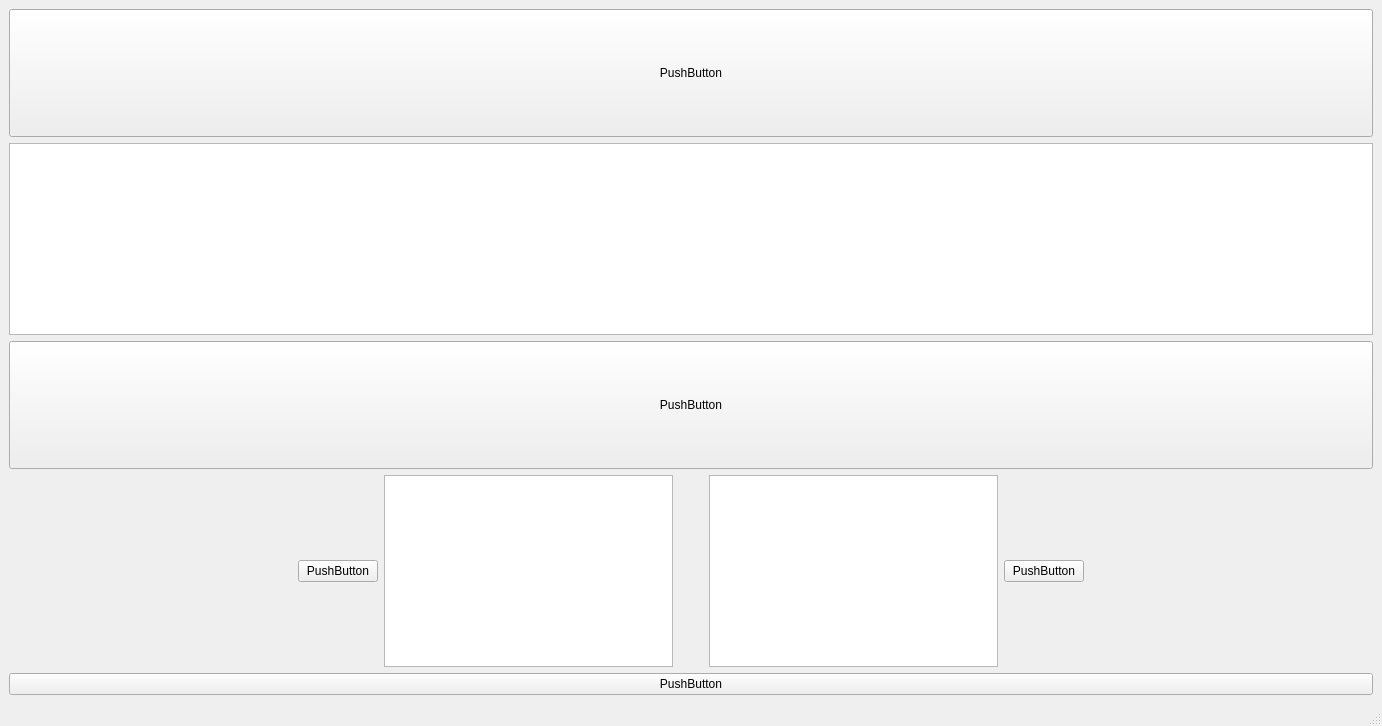
<?xml version="1.0" encoding="UTF-8"?>
<ui version="4.0">
 <class>MainWindow</class>
 <widget class="QMainWindow" name="MainWindow">
  <property name="geometry">
   <rect>
    <x>0</x>
    <y>0</y>
    <width>1382</width>
    <height>726</height>
   </rect>
  </property>
  <property name="windowTitle">
   <string>MainWindow</string>
  </property>
  <widget class="QWidget" name="centralwidget">
   <layout class="QVBoxLayout" name="verticalLayout_3">
    <item>
     <widget class="QPushButton" name="pushButton_4">
      <property name="sizePolicy">
       <sizepolicy hsizetype="Minimum" vsizetype="Expanding">
        <horstretch>0</horstretch>
        <verstretch>0</verstretch>
       </sizepolicy>
      </property>
      <property name="text">
       <string>PushButton</string>
      </property>
     </widget>
    </item>
    <item>
     <widget class="QListView" name="listView"/>
    </item>
    <item>
     <widget class="QPushButton" name="pushButton">
      <property name="sizePolicy">
       <sizepolicy hsizetype="Expanding" vsizetype="Expanding">
        <horstretch>0</horstretch>
        <verstretch>0</verstretch>
       </sizepolicy>
      </property>
      <property name="text">
       <string>PushButton</string>
      </property>
     </widget>
    </item>
    <item>
     <layout class="QGridLayout" name="gridLayout">
      <property name="sizeConstraint">
       <enum>QLayout::SetDefaultConstraint</enum>
      </property>
      <property name="topMargin">
       <number>0</number>
      </property>
      <item row="1" column="6">
       <spacer name="horizontalSpacer">
        <property name="orientation">
         <enum>Qt::Horizontal</enum>
        </property>
        <property name="sizeHint" stdset="0">
         <size>
          <width>40</width>
          <height>20</height>
         </size>
        </property>
       </spacer>
      </item>
      <item row="1" column="1">
       <widget class="QPushButton" name="pushButton_2">
        <property name="text">
         <string>PushButton</string>
        </property>
       </widget>
      </item>
      <item row="1" column="0">
       <spacer name="horizontalSpacer_3">
        <property name="orientation">
         <enum>Qt::Horizontal</enum>
        </property>
        <property name="sizeHint" stdset="0">
         <size>
          <width>40</width>
          <height>20</height>
         </size>
        </property>
       </spacer>
      </item>
      <item row="1" column="4">
       <widget class="QPlainTextEdit" name="plainTextEdit_2"/>
      </item>
      <item row="1" column="3">
       <spacer name="horizontalSpacer_2">
        <property name="orientation">
         <enum>Qt::Horizontal</enum>
        </property>
        <property name="sizeType">
         <enum>QSizePolicy::Fixed</enum>
        </property>
        <property name="sizeHint" stdset="0">
         <size>
          <width>30</width>
          <height>30</height>
         </size>
        </property>
       </spacer>
      </item>
      <item row="1" column="2">
       <widget class="QPlainTextEdit" name="plainTextEdit">
        <property name="sizePolicy">
         <sizepolicy hsizetype="MinimumExpanding" vsizetype="MinimumExpanding">
          <horstretch>0</horstretch>
          <verstretch>0</verstretch>
         </sizepolicy>
        </property>
        <property name="minimumSize">
         <size>
          <width>50</width>
          <height>50</height>
         </size>
        </property>
       </widget>
      </item>
      <item row="1" column="5">
       <widget class="QPushButton" name="pushButton_5">
        <property name="text">
         <string>PushButton</string>
        </property>
       </widget>
      </item>
     </layout>
    </item>
    <item>
     <widget class="QPushButton" name="pushButton_3">
      <property name="text">
       <string>PushButton</string>
      </property>
     </widget>
    </item>
   </layout>
  </widget>
  <widget class="QMenuBar" name="menubar">
   <property name="geometry">
    <rect>
     <x>0</x>
     <y>0</y>
     <width>1382</width>
     <height>22</height>
    </rect>
   </property>
  </widget>
  <widget class="QStatusBar" name="statusbar"/>
 </widget>
 <resources/>
 <connections/>
</ui>
